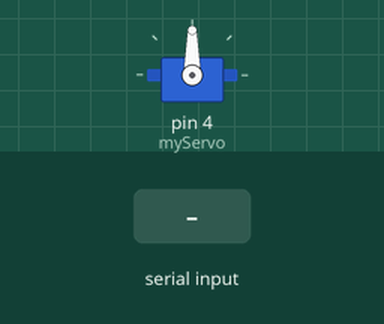
Bench run of a sketch on a simulated Arduino Uno, built with avr-gcc and run on an emulated ATmega328P. Parts: servo. The test bench sets the inputs (shaded band).

Above: at 1.2 s.
1.3 s: "1" received over Serial
At 1.45 s:
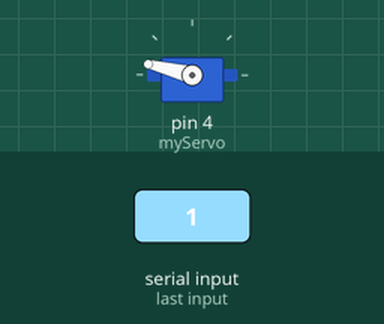
At 3.8 s:
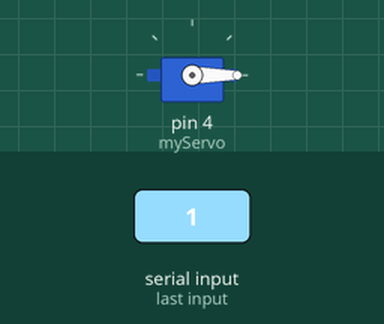
Timing chart, 0 to 10.3 s (numbered marks = the images above; inputs shaded):
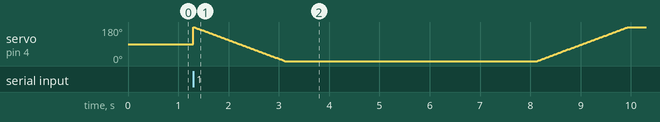

The sketch:

Arduino_slave.ino
```cpp
#include<Servo.h>
Servo myServo;
int pos = 0;
String b;
void setup()
{
  Serial.begin(115200);
  // put your setup code here, to run once:
myServo.attach(4);
}
void openn()
{
  for (pos = 180; pos >= 0; pos -= 1)
      {
        myServo.write(pos);
        delay(10);

      }
      delay(5000);
      for (pos = 0; pos <= 180; pos += 1)
      {
        myServo.write(pos);
        delay(10);

      }
}

void loop()
{
  // put your main code here, to run repeatedly:
if (!Serial.available())
  {
    //Serial.println("I see Nothing...");
  }
  else if(Serial.available())
  {
    //b=Serial.read();
    b="";
     while(Serial.available())
     {
         char t= Serial.read();
         b=b+t;
     }
    Serial.end();
    Serial.begin(115200);
    openn();
  }
}
```
